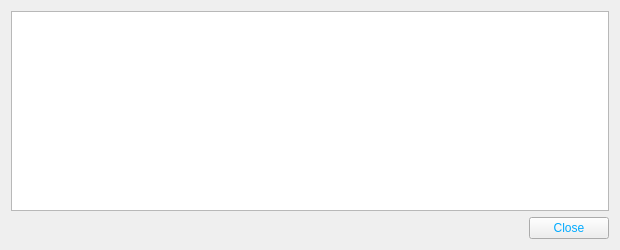
<?xml version="1.0" encoding="UTF-8"?>
<ui version="4.0">
 <class>TransactionDescDialog</class>
 <widget class="QWidget" name="TransactionDescDialog">
  <property name="geometry">
   <rect>
    <x>0</x>
    <y>0</y>
    <width>620</width>
    <height>250</height>
   </rect>
  </property>
  <property name="windowTitle">
   <string>Transaction details</string>
  </property>
  <property name="styleSheet">
   <string notr="true">background-image: url(:/images/bkg2);
color: rgb(0, 170, 255);</string>
  </property>
  <layout class="QVBoxLayout" name="verticalLayout">
   <item>
    <widget class="QTextEdit" name="detailText">
     <property name="toolTip">
      <string>This pane shows a detailed description of the transaction</string>
     </property>
     <property name="readOnly">
      <bool>true</bool>
     </property>
    </widget>
   </item>
   <item>
    <widget class="QDialogButtonBox" name="buttonBox">
     <property name="orientation">
      <enum>Qt::Horizontal</enum>
     </property>
     <property name="standardButtons">
      <set>QDialogButtonBox::Close</set>
     </property>
    </widget>
   </item>
  </layout>
 </widget>
 <resources/>
 <connections>
  <connection>
   <sender>buttonBox</sender>
   <signal>accepted()</signal>
   <receiver>TransactionDescDialog</receiver>
   <slot>close()</slot>
   <hints>
    <hint type="sourcelabel">
     <x>248</x>
     <y>254</y>
    </hint>
    <hint type="destinationlabel">
     <x>157</x>
     <y>274</y>
    </hint>
   </hints>
  </connection>
  <connection>
   <sender>buttonBox</sender>
   <signal>rejected()</signal>
   <receiver>TransactionDescDialog</receiver>
   <slot>close()</slot>
   <hints>
    <hint type="sourcelabel">
     <x>316</x>
     <y>260</y>
    </hint>
    <hint type="destinationlabel">
     <x>286</x>
     <y>274</y>
    </hint>
   </hints>
  </connection>
 </connections>
</ui>
